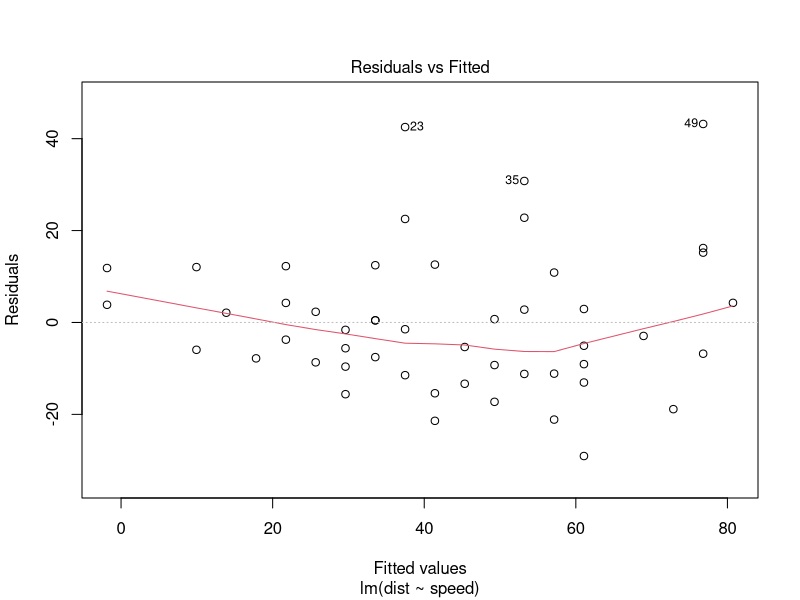
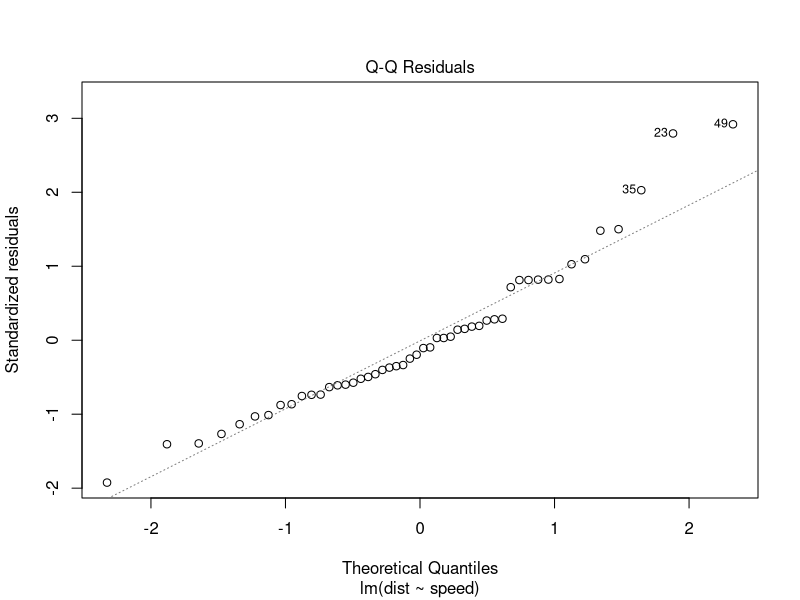
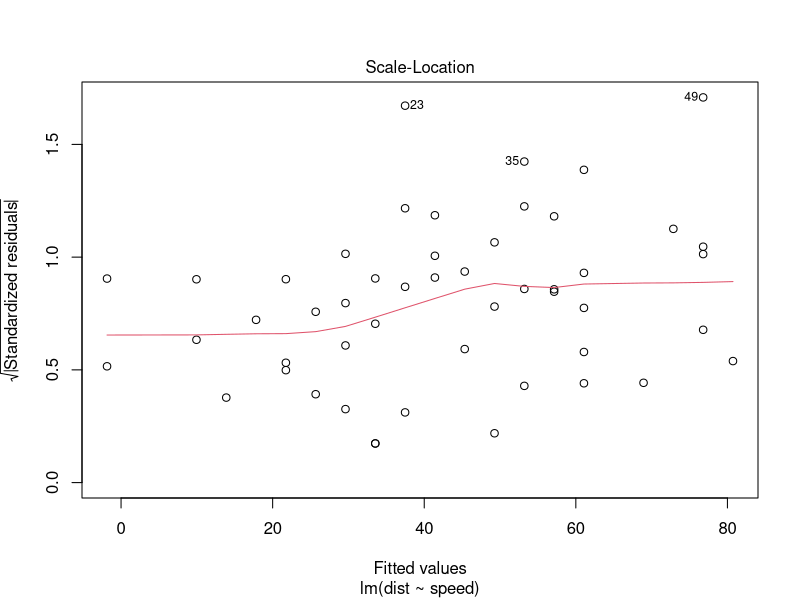
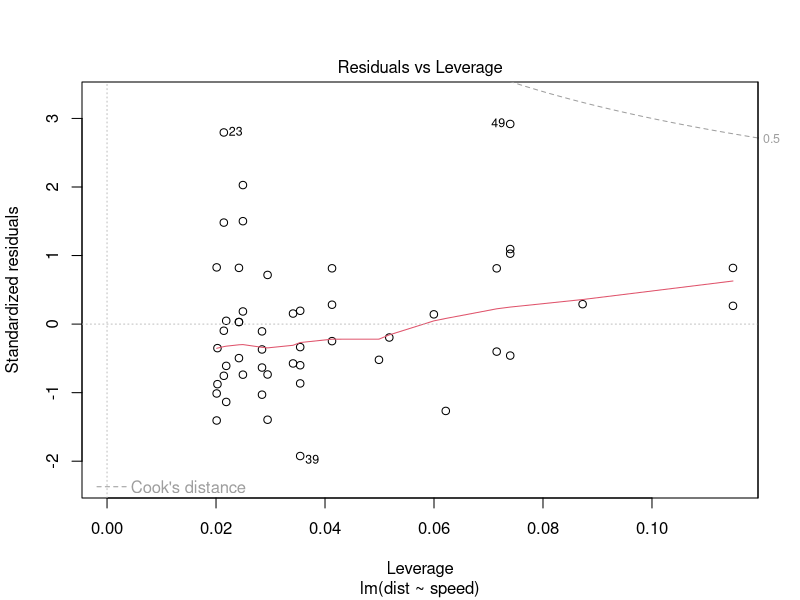
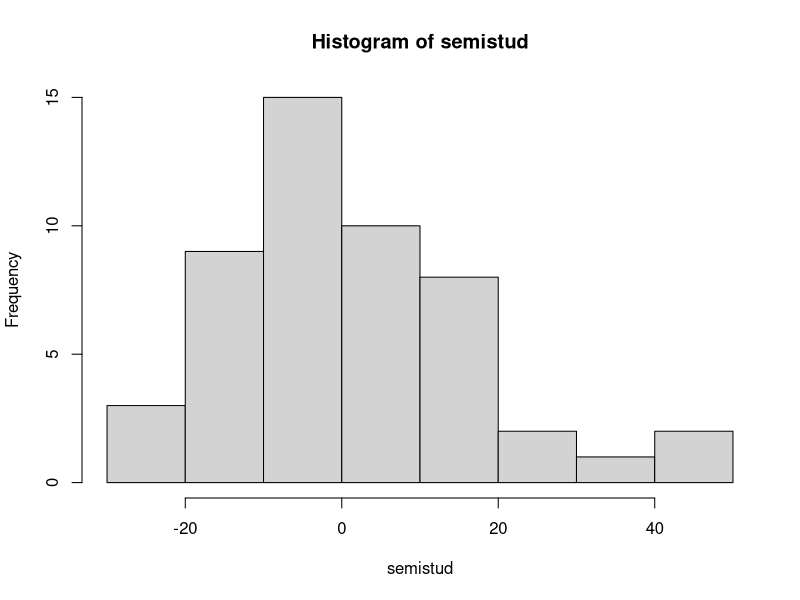
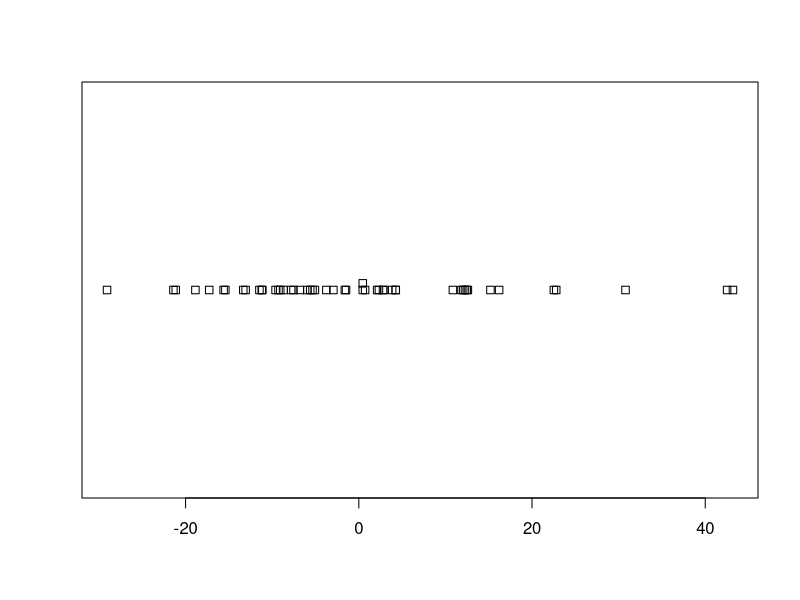
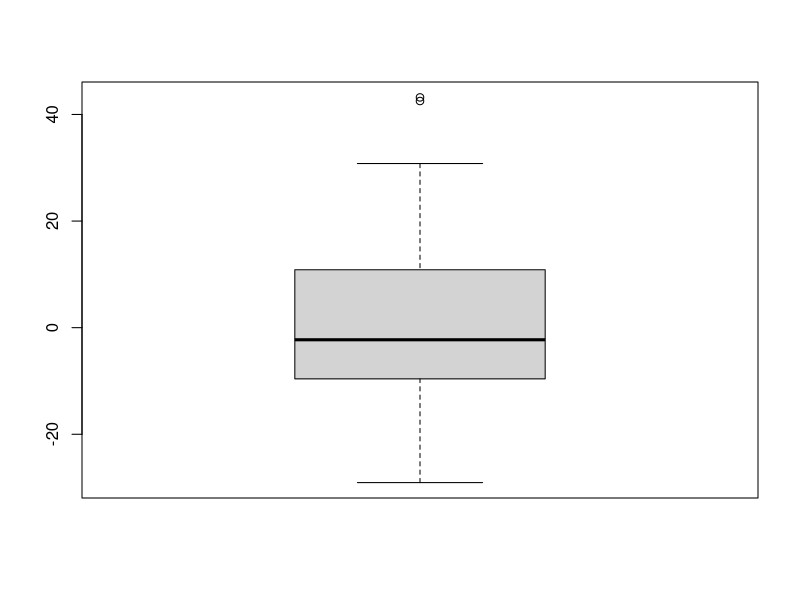
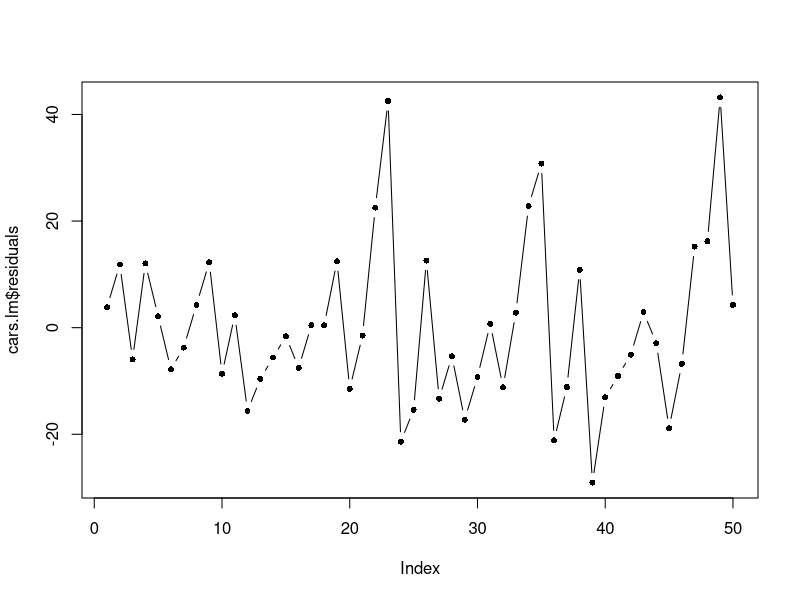

Generate these figures, in order, with R: (Note: this script raises an error after producing the figures.)
#Assumption pg 103

# R code to make things easier

cars.lm <- lm(dist~speed, data = cars)
summary(cars.lm)

#Finding Standard Deviation of residuals
sd(cars.lm$residuals)

#Square root of the MSE
summary(cars.lm)$sigma

plot(cars.lm)

#Semi-Studentized Residuals
semistud <- (cars.lm$residuals) - mean(cars.lm$residuals)/summary(cars.lm)$sigma

semistud

stem(semistud)

hist(semistud)

stripchart(semistud, method = 'stack')

boxplot(cars.lm$residuals)


#sequence plot
plot(cars.lm$residuals, type = 'b', pch = 16, cex = 0.8)

par(mfrow = c(2,1))
plot(cars.lm, which  = 1:6)

#residuals verses x

plot(cars.lm$residuals ~ cars$speed)


plot(dist~speed, data = cars)
cars.lm <- lm(dist~speed, data = cars)
abline(cars.lm)
summary(cars.lm)

#This is how to get the yhat's out of your lm object.
cars.lm$fitted.values

SSE <- sum(cars.lm$residuals^2)
SSR <- sum( (cars.lm$fitted.values - mean(cars$dist))^2)
SSTO <- SSE + SSR

anova(cars.lm)

#semistudentized residuals converts the fitted values residuals into standard deviations

plot(height ~ age, data = Loblolly)
lob.lm <- lm(height ~ age, data = Loblolly)
abline(lob.lm)
plot(lob.lm, which = 1)

#Brown - Forsythe Test




#Breusch-Pagan Test
bptest(car.lm)

#library(lawstat)
library(car)
qqPlot(cars.lm$residuals)
qq.car <- qqnorm(cars.lm$residuals)
names(qq.car)

cor(qq.car$x, qq.car$y)




